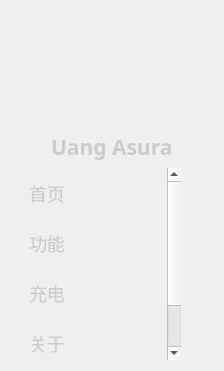
    <widget class="QWidget" name="navWidget" native="true">
     <property name="styleSheet">
      <string notr="true">#navWidget{
	background-color: rgba(22, 22, 26,0.2);
	border-radius: 10px;
	border-right: 1px solid rgba(61, 62, 66,1)
}</string>
     </property>
     <layout class="QVBoxLayout" name="verticalLayout" stretch="1,1,12">
      <item>
       <layout class="QHBoxLayout" name="qHBoxLayout1">
        <item>
         <spacer name="horizontalSpacer1">
          <property name="orientation">
           <enum>Qt::Orientation::Horizontal</enum>
          </property>
          <property name="sizeType">
           <enum>QSizePolicy::Policy::Fixed</enum>
          </property>
          <property name="sizeHint" stdset="0">
           <size>
            <width>10</width>
            <height>20</height>
           </size>
          </property>
         </spacer>
        </item>
        <item>
         <widget class="QLabel" name="logoLabel1">
          <property name="minimumSize">
           <size>
            <width>115</width>
            <height>115</height>
           </size>
          </property>
          <property name="maximumSize">
           <size>
            <width>115</width>
            <height>115</height>
           </size>
          </property>
          <property name="text">
           <string/>
          </property>
          <property name="pixmap">
           <pixmap resource="MainWidget.qrc">:/login/res/login/Login.png</pixmap>
          </property>
          <property name="scaledContents">
           <bool>true</bool>
          </property>
         </widget>
        </item>
        <item>
         <spacer name="horizontalSpacer2">
          <property name="orientation">
           <enum>Qt::Orientation::Horizontal</enum>
          </property>
          <property name="sizeType">
           <enum>QSizePolicy::Policy::Fixed</enum>
          </property>
          <property name="sizeHint" stdset="0">
           <size>
            <width>10</width>
            <height>20</height>
           </size>
          </property>
         </spacer>
        </item>
       </layout>
      </item>
      <item>
       <layout class="QHBoxLayout" name="qHBoxLayout2">
        <item>
         <spacer name="horizontalSpacer3">
          <property name="orientation">
           <enum>Qt::Orientation::Horizontal</enum>
          </property>
          <property name="sizeHint" stdset="0">
           <size>
            <width>40</width>
            <height>20</height>
           </size>
          </property>
         </spacer>
        </item>
        <item>
         <widget class="QLabel" name="titleLabel1">
          <property name="font">
           <font>
            <family>微软雅黑</family>
            <pointsize>16</pointsize>
            <italic>false</italic>
            <bold>true</bold>
           </font>
          </property>
          <property name="styleSheet">
           <string notr="true">QLabel{
	color: #cbcbcb;
	background-color: rgba(255,255,255,0.0);
}</string>
          </property>
          <property name="text">
           <string>Uang Asura</string>
          </property>
         </widget>
        </item>
        <item>
         <spacer name="horizontalSpacer4">
          <property name="orientation">
           <enum>Qt::Orientation::Horizontal</enum>
          </property>
          <property name="sizeHint" stdset="0">
           <size>
            <width>40</width>
            <height>20</height>
           </size>
          </property>
         </spacer>
        </item>
       </layout>
      </item>
      <item>
       <widget class="QListWidget" name="NavListWidget">
        <property name="minimumSize">
         <size>
          <width>170</width>
          <height>0</height>
         </size>
        </property>
        <property name="maximumSize">
         <size>
          <width>170</width>
          <height>16777215</height>
         </size>
        </property>
        <property name="styleSheet">
         <string notr="true">QListWidget{
	background-color: rgba(255,255,255,0.0);
	border: 0px;
	outline: none;		
	font-size: 18px;
}

QListWidget::item{
	height: 50px;
	padding: 0px 15px;
	border-radius: 6px;
	color: #cbcbcb;
}

QListWidget::item:selected{
	border-right: 2px solid #e1b9e8;
	background-color: rgba(35, 36, 41,0.3);
}</string>
        </property>
        <property name="iconSize">
         <size>
          <width>23</width>
          <height>23</height>
         </size>
        </property>
        <item>
         <property name="text">
          <string>首页</string>
         </property>
         <property name="icon">
          <iconset>
           <selectedoff>:/icons/res/icons/首页.png</selectedoff>
          </iconset>
         </property>
        </item>
        <item>
         <property name="text">
          <string>功能</string>
         </property>
         <property name="icon">
          <iconset>
           <selectedoff>:/icons/res/icons/功能管理.png</selectedoff>
          </iconset>
         </property>
        </item>
        <item>
         <property name="text">
          <string>充电</string>
         </property>
         <property name="icon">
          <iconset>
           <selectedoff>:/icons/res/icons/特点_闪电发货.png</selectedoff>
          </iconset>
         </property>
        </item>
        <item>
         <property name="text">
          <string>关于</string>
         </property>
         <property name="icon">
          <iconset>
           <selectedoff>:/icons/res/icons/关于.png</selectedoff>
          </iconset>
         </property>
        </item>
       </widget>
      </item>
     </layout>
    </widget>
